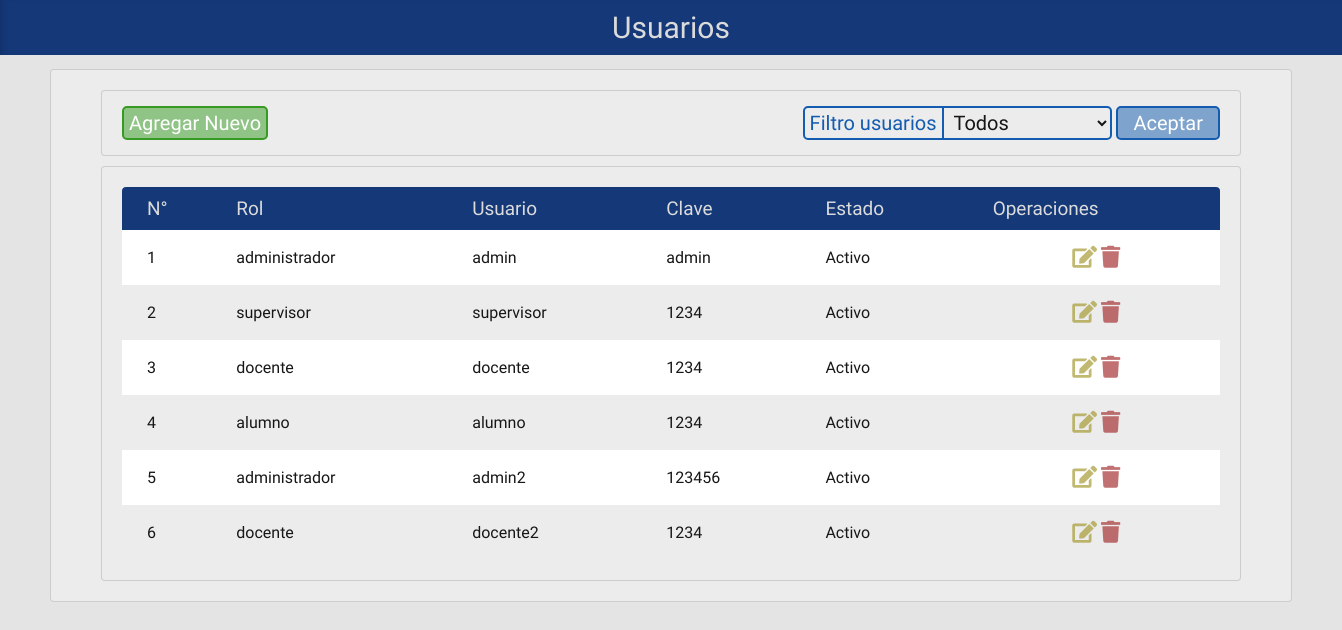
Before: /php/editar_usuarios.php with the older database file.
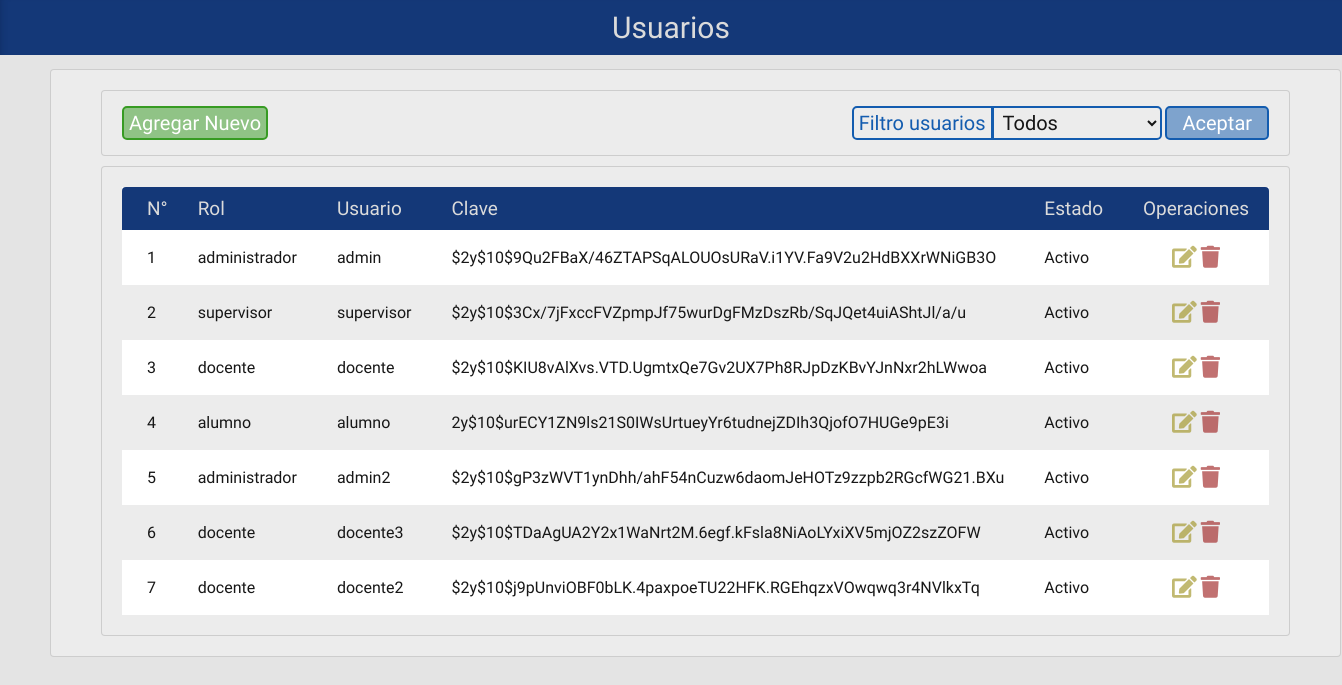
After: the same page with the newer database file.
### tables this page shows
CREATE TABLE `usuario` (
  `USU_CODIGO` int(2) NOT NULL,
  `ROL_CODIGO` int(2) NOT NULL,
  `USU_USER` char(35) NOT NULL,
  `USU_CLAVE` varchar(255) NOT NULL,
  `USU_ESTADO` int(1) NOT NULL DEFAULT '1'
);

CREATE TABLE `roles` (
  `ROL_CODIGO` int(1) NOT NULL,
  `ROL_NOMBRE` varchar(20) NOT NULL,
  `ROL_ESTADO` int(1) NOT NULL DEFAULT '1'
);

### php/editar_usuarios.php (the view, shortened to what this page needs)
<!doctype html>
<html>
<head>
	<link href="../css/estiloMostrar.css" rel="stylesheet" type="text/css">
	<link rel="stylesheet" href="https://use.fontawesome.com/releases/v5.8.1/css/all.css">
</head>
<body>
<div class="contenedor">
	<div class="cabeza">Usuarios</div>
	<?php
	$conn = new mysqli( "localhost", "admin", "admin", "horarios" );
	$result = mysqli_query( $conn, "select * from usuario u, roles r where u.rol_codigo=r.rol_codigo" );
	$activos = mysqli_query( $conn, "select * from usuario u, roles r where u.usu_estado=1 and u.rol_codigo=r.rol_codigo" );
	$desactivos = mysqli_query( $conn, "select * from usuario u, roles r where u.usu_estado=0 and u.rol_codigo=r.rol_codigo" );
	?>
	<div class="cuerpo">
	<div class="opciones">
		<div class="bloque margen-top"><a href="#" id="idcrear" ><button type="button">Agregar Nuevo</button></a></div>
		<div class="bloque"><form id="form1" name="form1" method="post" action="#">
			<label class="filtro" for="select">Filtro usuarios</label>
			<select name="estado" class="filtro">
				<option value="Todos" selected>Todos</option>
			</select>
			<input type="submit" value="Aceptar">
		</form></div>
	</div>
	<div class="cont-tabla">
	<table>
		<thead>
			<tr>
				<th>N°</th>
				<th>Rol</th>
				<th>Usuario</th>
				<th>Clave</th>
				<th>Estado</th>
				<th>Operaciones</th>
			</tr>
		</thead>
		<tbody>
			<?php
			$estado = $_POST[ 'estado' ];
			if ( $estado == 'Todos' ||  $estado == '') {
				$cont = 1;
				while ( $row = mysqli_fetch_array( $result ) ) {
					echo '<tr><td>' .$cont. '</td>';
					echo '<td>' . $row[ "ROL_NOMBRE" ] . '</td>';
					echo '<td>' . $row[ "USU_USER" ] . '</td>';
					echo '<td>' . $row[ "USU_CLAVE" ] . '</td>';
					if($row['USU_ESTADO']=='1'){$estado = 'title="Eliminar" class="tabla-registro-elim btn-eliminar-a"><i class="fas fa-trash"></i>'; $est = "Activo";}
					else {$estado = 'title="Activar" class="btn-eliminar-i"><i class="fas fa-trash-restore"></i>'; $est = "Inactivo";}
					echo '<td>' .$est. '</td>';
					echo '<td> <a href="editar_usuarios_recibe.php?u='.$row[ "USU_CODIGO" ].'" title="Editar" class="btn-editar"><i class="fas fa-edit"></i></a>
							   <a href="eliminar_usuario.php?u='.$row[ "USU_CODIGO" ].'" '.$estado.'</a></td></tr>';
					$cont++;
				}
			} else if ( $estado == 'Activos' ) {
				$cont = 1;
				while ( $row = mysqli_fetch_array( $activos ) ) {
					echo '<tr><td>' .$cont. '</td>';
					echo '<td>' . $row[ "ROL_NOMBRE" ] . '</td>';
					echo '<td>' . $row[ "USU_USER" ] . '</td>';
					echo '<td>' . $row[ "USU_CLAVE" ] . '</td>';
					if($row['USU_ESTADO']=='1'){$est = "Activo";}
					else {$est = "Inactivo";}
					echo '<td>' .$est. '</td>';
					echo '<td> <a href="editar_usuarios_recibe.php?u='.$row[ "USU_CODIGO" ].'" title="Editar" class="btn-editar"><i class="fas fa-edit"></i></a>
							   <a href="eliminar_usuario.php?u='.$row[ "USU_CODIGO" ].'" title="Eliminar" class="tabla-registro-elim  btn-eliminar-a"><i class="fas fa-trash"></i></a></td></tr>';
					$cont++;
				}
				mysqli_free_result( $activos );
			} else if ( $estado == 'Desactivados' ) {
				$cont = 1;
				while ( $row = mysqli_fetch_array( $desactivos ) ) {
					echo '<tr><td>' .$cont. '</td>';
					echo '<td>' . $row[ "ROL_NOMBRE" ] . '</td>';
					echo '<td>' . $row[ "USU_USER" ] . '</td>';
					echo '<td>' . $row[ "USU_CLAVE" ] . '</td>';
					if($row['USU_ESTADO']=='1'){$est = "Activo";}
					else {$est = "Inactivo";}
					echo '<td>' .$est. '</td>';
					echo '<td> <a href="editar_usuarios_recibe.php?u='.$row[ "USU_CODIGO" ].'" title="Editar" class="btn-editar"><i class="fas fa-edit"></i></a>
							   <a href="eliminar_usuario.php?u='.$row[ "USU_CODIGO" ].'" title="Activar"  class="btn-eliminar-i"><i class="fas fa-trash-restore"></i></a></td></tr>';
					$cont++;
				}
				mysqli_free_result( $desactivos );
			}
			?>
		</tbody>
	</table>
	</div>
	</div>
</div>
</body>
</html>

Changed rows visible on the page:
changed usuario "admin": USU_CLAVE "admin" → "$2y$10$9Qu2FBaX/46ZTAPSqALOUOsURaV.i1YV.Fa9V2u2HdBXXrWNiGB3O"
changed usuario "supervisor": USU_CLAVE "1234" → "$2y$10$3Cx/7jFxccFVZpmpJf75wurDgFMzDszRb/SqJQet4uiAShtJl/a/u"
changed usuario: USU_CLAVE "1234" → "$2y$10$KIU8vAlXvs.VTD.UgmtxQe7Gv2UX7Ph8RJpDzKBvYJnNxr2hLWwoa"
changed usuario "alumno": USU_CLAVE "1234" → "2y$10$urECY1ZN9ls21S0IWsUrtueyYr6tudnejZDIh3QjofO7HUGe9pE3i"
changed usuario "admin2": USU_CLAVE "123456" → "$2y$10$gP3zWVT1ynDhh/ahF54nCuzw6daomJeHOTz9zzpb2RGcfWG21.BXu"
changed usuario: USU_USER "docente2" → "docente3"; USU_CLAVE "1234" → "$2y$10$TDaAgUA2Y2x1WaNrt2M.6egf.kFsla8NiAoLYxiXV5mjOZ2szZOFW"
added usuario: ROL_CODIGO.ROL_NOMBRE "docente", USU_USER "docente2", USU_CLAVE "$2y$10$j9pUnviOBF0bLK.4paxpoeTU22HFK.RGEhqzxVOwqwq3r4NVlkxTq", USU_ESTADO "Activo"
